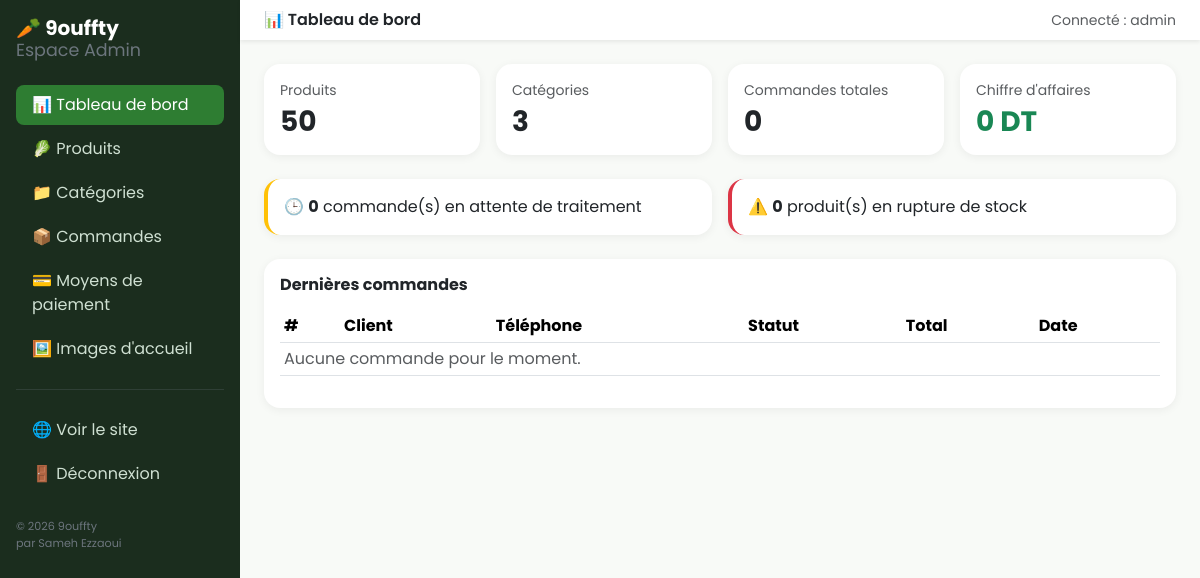
The app's page /gestion/ (signed in), older data.
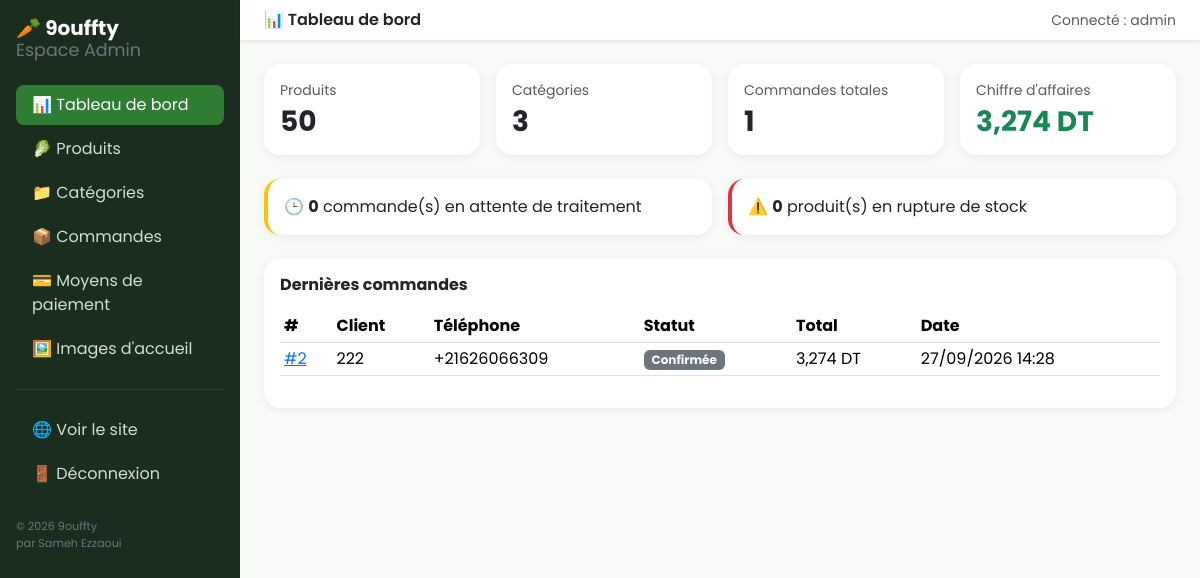
The same page, newer data.
### boutique/models.py (models this page shows, shortened)
class Commande(models.Model):
    STATUT_CHOICES = [
        ('en_attente', 'En attente'),
        ('confirmee', 'Confirmée'),
        ('en_livraison', 'En livraison'),
        ('livree', 'Livrée'),
        ('annulee', 'Annulée'),
    ]
    GOUVERNORAT_CHOICES = [
        ('Ariana', 'Ariana'), ('Béja', 'Béja'), ('Ben Arous', 'Ben Arous'),
        ('Bizerte', 'Bizerte'), ('Gabès', 'Gabès'), ('Gafsa', 'Gafsa'),
        ('Jendouba', 'Jendouba'), ('Kairouan', 'Kairouan'), ('Kasserine', 'Kasserine'),
        ('Kébili', 'Kébili'), ('Kef', 'Le Kef'), ('Mahdia', 'Mahdia'),
        ('Manouba', 'Manouba'), ('Médenine', 'Médenine'), ('Monastir', 'Monastir'),
        ('Nabeul', 'Nabeul'), ('Sfax', 'Sfax'), ('Sidi Bouzid', 'Sidi Bouzid'),
        ('Siliana', 'Siliana'), ('Sousse', 'Sousse'), ('Tataouine', 'Tataouine'),
        ('Tozeur', 'Tozeur'), ('Tunis', 'Tunis'), ('Zaghouan', 'Zaghouan'),
    ]
    nom_client = models.CharField(max_length=150)
    telephone = models.CharField(max_length=20)
    adresse = models.TextField()
    gouvernorat = models.CharField(max_length=30, choices=GOUVERNORAT_CHOICES, default='Monastir')
    email = models.EmailField(blank=True)
    statut = models.CharField(max_length=20, choices=STATUT_CHOICES, default='en_attente')
    date_commande = models.DateTimeField(auto_now_add=True)
    date_maj = models.DateTimeField(auto_now=True)
    note = models.TextField(blank=True, help_text="Note du client ou consigne de livraison")
    class Meta:
        verbose_name = "Commande"
        verbose_name_plural = "Commandes"
        ordering = ['-date_commande']
    @property
    def total(self):
        return sum(ligne.sous_total for ligne in self.lignes.all())

class LigneCommande(models.Model):
    commande = models.ForeignKey(Commande, related_name='lignes', on_delete=models.CASCADE)
    produit = models.ForeignKey(Produit, related_name='lignes_commande', on_delete=models.SET_NULL, null=True)
    nom_produit = models.CharField(max_length=150)
    prix_unitaire = models.DecimalField(max_digits=8, decimal_places=3)
    quantite = models.PositiveIntegerField(default=1)
    @property
    def sous_total(self):
        return self.prix_unitaire * self.quantite

### dashboard/views.py (the view)
# urls.py: path('', views.accueil, name='accueil'),
@login_required(login_url='dashboard:login')
@user_passes_test(est_staff, login_url='dashboard:login')
def accueil(request):
    total_produits = Produit.objects.count()
    total_categories = Categorie.objects.count()
    total_commandes = Commande.objects.count()
    commandes_en_attente = Commande.objects.filter(statut='en_attente').count()
    produits_rupture = Produit.objects.filter(stock=0).count()
    ca_total = sum(c.total for c in Commande.objects.exclude(statut='annulee'))
    dernieres_commandes = Commande.objects.all()[:8]
    return render(request, 'dashboard/accueil.html', {
        'total_produits': total_produits,
        'total_categories': total_categories,
        'total_commandes': total_commandes,
        'commandes_en_attente': commandes_en_attente,
        'produits_rupture': produits_rupture,
        'ca_total': ca_total,
        'dernieres_commandes': dernieres_commandes,
    })

### boutique/context_processors.py (called while the page is built)
def types_categories(request):
    types_utilises = (
        Categorie.objects.values_list('type_produit', flat=True).distinct()
    )
    choices_dict = dict(Categorie.TYPE_CHOICES)
    types_disponibles = [
        (code, choices_dict.get(code, code)) for code in types_utilises
    ]
    types_disponibles.sort(key=lambda t: t[1])
    return {'types_produits_nav': types_disponibles}

def moyens_paiement_global(request):
    return {'moyens_paiement_global': MoyenPaiement.objects.filter(actif=True)}

### dashboard/views.py (called while the page is built)
def est_staff(user):
    return user.is_active and user.is_staff

### templates/dashboard/accueil.html (shortened to what this page needs)
{% extends 'dashboard/base_dashboard.html' %}
{% block header %}📊 Tableau de bord{% endblock %}
{% block dashboard_content %}
<div class="row g-3 mb-4">
  <div class="col-md-3">
    <div class="card stat-card p-3">
      <p class="text-muted small mb-1">Produits</p>
      <p class="h3 fw-bold mb-0">{{ total_produits }}</p>
    </div>
  </div>
  <div class="col-md-3">
    <div class="card stat-card p-3">
      <p class="text-muted small mb-1">Catégories</p>
      <p class="h3 fw-bold mb-0">{{ total_categories }}</p>
    </div>
  </div>
  <div class="col-md-3">
    <div class="card stat-card p-3">
      <p class="text-muted small mb-1">Commandes totales</p>
      <p class="h3 fw-bold mb-0">{{ total_commandes }}</p>
    </div>
  </div>
  <div class="col-md-3">
    <div class="card stat-card p-3">
      <p class="text-muted small mb-1">Chiffre d'affaires</p>
      <p class="h3 fw-bold mb-0 text-success">{{ ca_total }} DT</p>
    </div>
  </div>
</div>
<div class="row g-3 mb-4">
  <div class="col-md-6">
    <div class="card stat-card p-3 border-start border-4 border-warning">
      <p class="mb-0">🕒 <strong>{{ commandes_en_attente }}</strong> commande(s) en attente de traitement</p>
    </div>
  </div>
  <div class="col-md-6">
    <div class="card stat-card p-3 border-start border-4 border-danger">
      <p class="mb-0">⚠️ <strong>{{ produits_rupture }}</strong> produit(s) en rupture de stock</p>
    </div>
  </div>
</div>
<div class="card stat-card p-3">
  <h2 class="h6 fw-bold mb-3">Dernières commandes</h2>
  <div class="table-responsive">
    <table class="table table-sm align-middle">
      <thead><tr><th>#</th><th>Client</th><th>Téléphone</th><th>Statut</th><th>Total</th><th>Date</th></tr></thead>
      <tbody>
        {% for c in dernieres_commandes %}
        <tr>
          <td><a href="{% url 'dashboard:commande_detail' c.pk %}">#{{ c.id }}</a></td>
          <td>{{ c.nom_client }}</td>
          <td>{{ c.telephone }}</td>
          <td><span class="badge bg-secondary">{{ c.get_statut_display }}</span></td>
          <td>{{ c.total }} DT</td>
          <td>{{ c.date_commande|date:"d/m/Y H:i" }}</td>
        </tr>
        {% empty %}
        <tr><td colspan="6" class="text-muted">Aucune commande pour le moment.</td></tr>
        {% endfor %}
      </tbody>
    </table>
  </div>
</div>
{% endblock %}

Row changes from the older to the newer data that the page shows:
added Commande: id "2", nom_client "222", telephone "+21626066309", statut "Confirmée", total "3,274", date_commande "27/09/2026 14:28"
Text that changed along with them:
{{ total_commandes }}: "0" → "1"
{{ ca_total }}: "0" → "3,274"
text no longer shown: "Aucune commande pour le moment."
